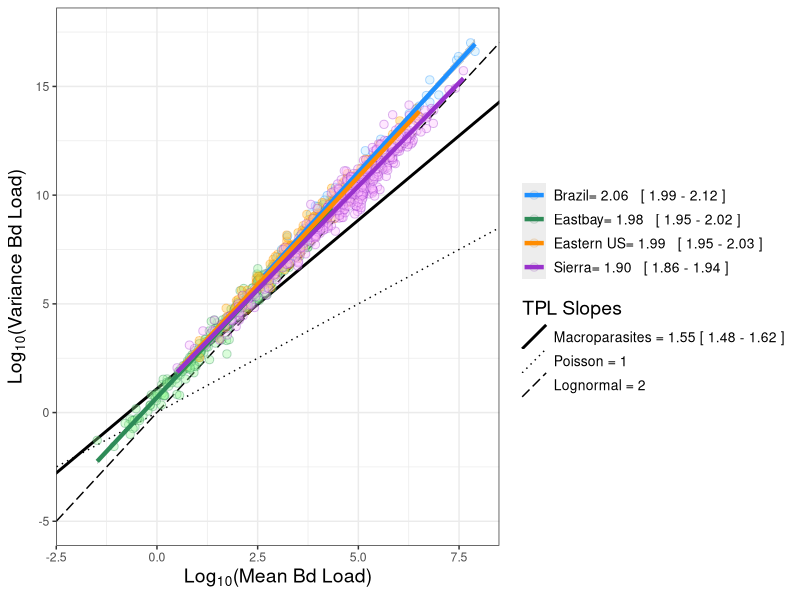

Write the R code that produced this figure.
### Reproduce Figure 2 (Slope of Taylor's Power Law for each dataset)
### Step 1: Load summary file & keep only groups with at least 3 Bd-positive records (for meaningful mean and variance calculations)
### Step 2: Set function to specify number of decimal places to include (for plot aesthetics)
### Step 3: Run linear regression models with mean fungal load as the predictor variable and variance as the response
### Step 4: Create plot labels by pulling from model output
### Step 5: Plot 
### Optional --> Run based on discrete data (use var_discrete_ceiling_with_zeros & mean_discrete_ceiling_with_zeros)


library(data.table)
library(lme4)
library(ggplot2)


######################################
#### Step 1: Load and format data ####
######################################

#Load summary dataset
full_dat = fread("data/formatted/analysis_aggregation_dataset.csv")

# Keep only datasets with at least 3 bd-positive records to calculate mean and variance
dat = full_dat[full_dat$num_infected>=3,] 

#convert variance and mean to numeric
dat$var_natural_with_zeros = as.numeric(dat$var_natural_with_zeros)
dat$mean_natural_with_zeros = as.numeric(dat$mean_natural_with_zeros)


##################################################################
#### Step 2: Create function to specify decimal place display ####
##################################################################

specify_decimal <- function(x, k) trimws(format(round(x, k), nsmall=k))

##########################################
#### Step 3: Linear regression models ####
##########################################

#Run linear models for each dataset
mod_eastbay = lm(log10(var_natural_with_zeros) ~ log10(mean_natural_with_zeros), data = dat[dat$dataset=="east_bay",])
mod_serdp = lm(log10(var_natural_with_zeros) ~ log10(mean_natural_with_zeros), data = dat[dat$dataset=="serdp",])
mod_sierra = lm(log10(var_natural_with_zeros) ~ log10(mean_natural_with_zeros), data = dat[dat$dataset=="sierra_nevada",])
mod_brazil = lm(log10(var_natural_with_zeros) ~ log10(mean_natural_with_zeros), data = dat[dat$dataset=="brazil",])

####################################
#### Step 4: Create plot labels ####
####################################

#Assign legend text, including confidence interval
l_eastbay = paste("Eastbay=",specify_decimal(coef(mod_eastbay)[2],2),"  [",specify_decimal(confint(mod_eastbay)[2],2),"-",specify_decimal(confint(mod_eastbay)[4],2),"]")
l_serdp = paste("Eastern US=",specify_decimal(coef(mod_serdp)[2],2),"  [",specify_decimal(confint(mod_serdp)[2],2),"-",specify_decimal(confint(mod_serdp)[4],2),"]")
l_sierra = paste("Sierra=",specify_decimal(coef(mod_sierra)[2],2),"  [", specify_decimal(confint(mod_sierra)[2],2),"-",specify_decimal(confint(mod_sierra)[4],2),"]")
l_brazil = paste("Brazil=",specify_decimal(coef(mod_brazil)[2],2),"  [", specify_decimal(confint(mod_brazil)[2],2),"-",specify_decimal(confint(mod_brazil)[4],2),"]")
#l_macro = "Macroparasites= 1.55 [ 1.48 - 1.62 ]"

#join the legend text
stat_lab = rbind(l_brazil,l_eastbay,l_serdp,l_sierra)

legend_lines <- c("Lognormal = 2" = "dotted", "Poisson = 1" = "solid", "Macroparasites = 1.55 [ 1.48 - 1.62 ]" = "dashed")

###############################
#### Step 5: Plot Figure 2 ####
###############################

tpl_plot = ggplot()  + 
  geom_abline(aes(intercept = 1.098, slope =1.551,linetype = "A"), color="black", linewidth=1) + 
  geom_abline(aes(intercept = 0, slope =1,linetype = "B"), color="black", linewidth=0.5) + 
  geom_abline(aes(intercept = 0, slope =2,linetype = "C"), color="black", linewidth=0.5) + 
  geom_point(alpha=0.35,size=2.5,shape=21, aes(x=log10(mean_natural_with_zeros), y=log10(var_natural_with_zeros), color=dataset, fill=dataset),data=dat) + 
  geom_smooth(aes(x=log10(mean_natural_with_zeros),y=log10(var_natural_with_zeros), color=dataset),method="lm",se=TRUE,linewidth=1.5,data=dat) + 
  scale_linetype_manual(name="",values = c("solid","dotted","longdash"),labels = c("Macroparasites = 1.55 [ 1.48 - 1.62 ]", "Poisson = 1", "Lognormal = 2")) + 
  scale_fill_manual(name="",values = c("lightskyblue1", "palegreen", "goldenrod1", "plum1"),labels = c(stat_lab[1:nrow(stat_lab)])) +  
  scale_color_manual(name="",values = c("dodgerblue", "seagreen", "darkorange", "darkorchid"),labels = c(stat_lab[1:nrow(stat_lab)])) + guides(color=guide_legend(override.aes=list(fill="lightgray"))) + 
  xlim(-2,8) +  ylim(-5,17.5) + xlab(expression(paste(Log[10],"(Mean Bd Load)", sep=""))) + ylab(expression(paste(Log[10],"(Variance Bd Load)", sep=""))) + theme_bw()  +   theme( legend.text=element_text(size=10), legend.title=element_text(size=14), title = element_text(size=18), axis.title = element_text(size=14),legend.spacing.y = unit(0.1, "cm")) + guides(linetype=guide_legend(title="TPL Slopes"))

### Options for making "null" intercepts fit the data more closely
# geom_abline(aes(intercept = 1.5, slope =1,linetype = "B"), color="black", linewidth=0.5) + 
# geom_abline(aes(intercept = 0.8, slope =2,linetype = "C"), color="black", linewidth=0.5)

#Save plot
ggsave("results/plots/tpl_lin_reg.png",tpl_plot, width=180,height=98,units="mm",dpi=600)


